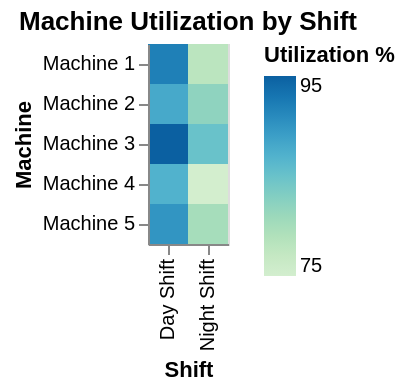

Express this chart as Vega-Lite.
### Vega-Lite specification from a JSON file in a GitHub repository (floating-point values rounded to 4 significant figures)
{"$schema": "https://vega.github.io/schema/vega-lite/v6.json", "description": "Machine utilization heatmap", "data": {"values": [{"machine": "Machine 1", "shift": "Day Shift", "utilization": 92}, {"machine": "Machine 1", "shift": "Night Shift", "utilization": 78}, {"machine": "Machine 2", "shift": "Day Shift", "utilization": 88}, {"machine": "Machine 2", "shift": "Night Shift", "utilization": 82}, {"machine": "Machine 3", "shift": "Day Shift", "utilization": 95}, {"machine": "Machine 3", "shift": "Night Shift", "utilization": 85}, {"machine": "Machine 4", "shift": "Day Shift", "utilization": 87}, {"machine": "Machine 4", "shift": "Night Shift", "utilization": 75}, {"machine": "Machine 5", "shift": "Day Shift", "utilization": 90}, {"machine": "Machine 5", "shift": "Night Shift", "utilization": 80}]}, "mark": "rect", "encoding": {"x": {"field": "shift", "type": "ordinal", "axis": {"title": "Shift"}}, "y": {"field": "machine", "type": "ordinal", "axis": {"title": "Machine"}}, "color": {"field": "utilization", "type": "quantitative", "scale": {"scheme": "greenblue"}, "legend": {"title": "Utilization %"}}, "tooltip": [{"field": "machine", "type": "ordinal"}, {"field": "shift", "type": "ordinal"}, {"field": "utilization", "type": "quantitative", "title": "Utilization %", "format": ".0f"}]}, "title": "Machine Utilization by Shift"}
